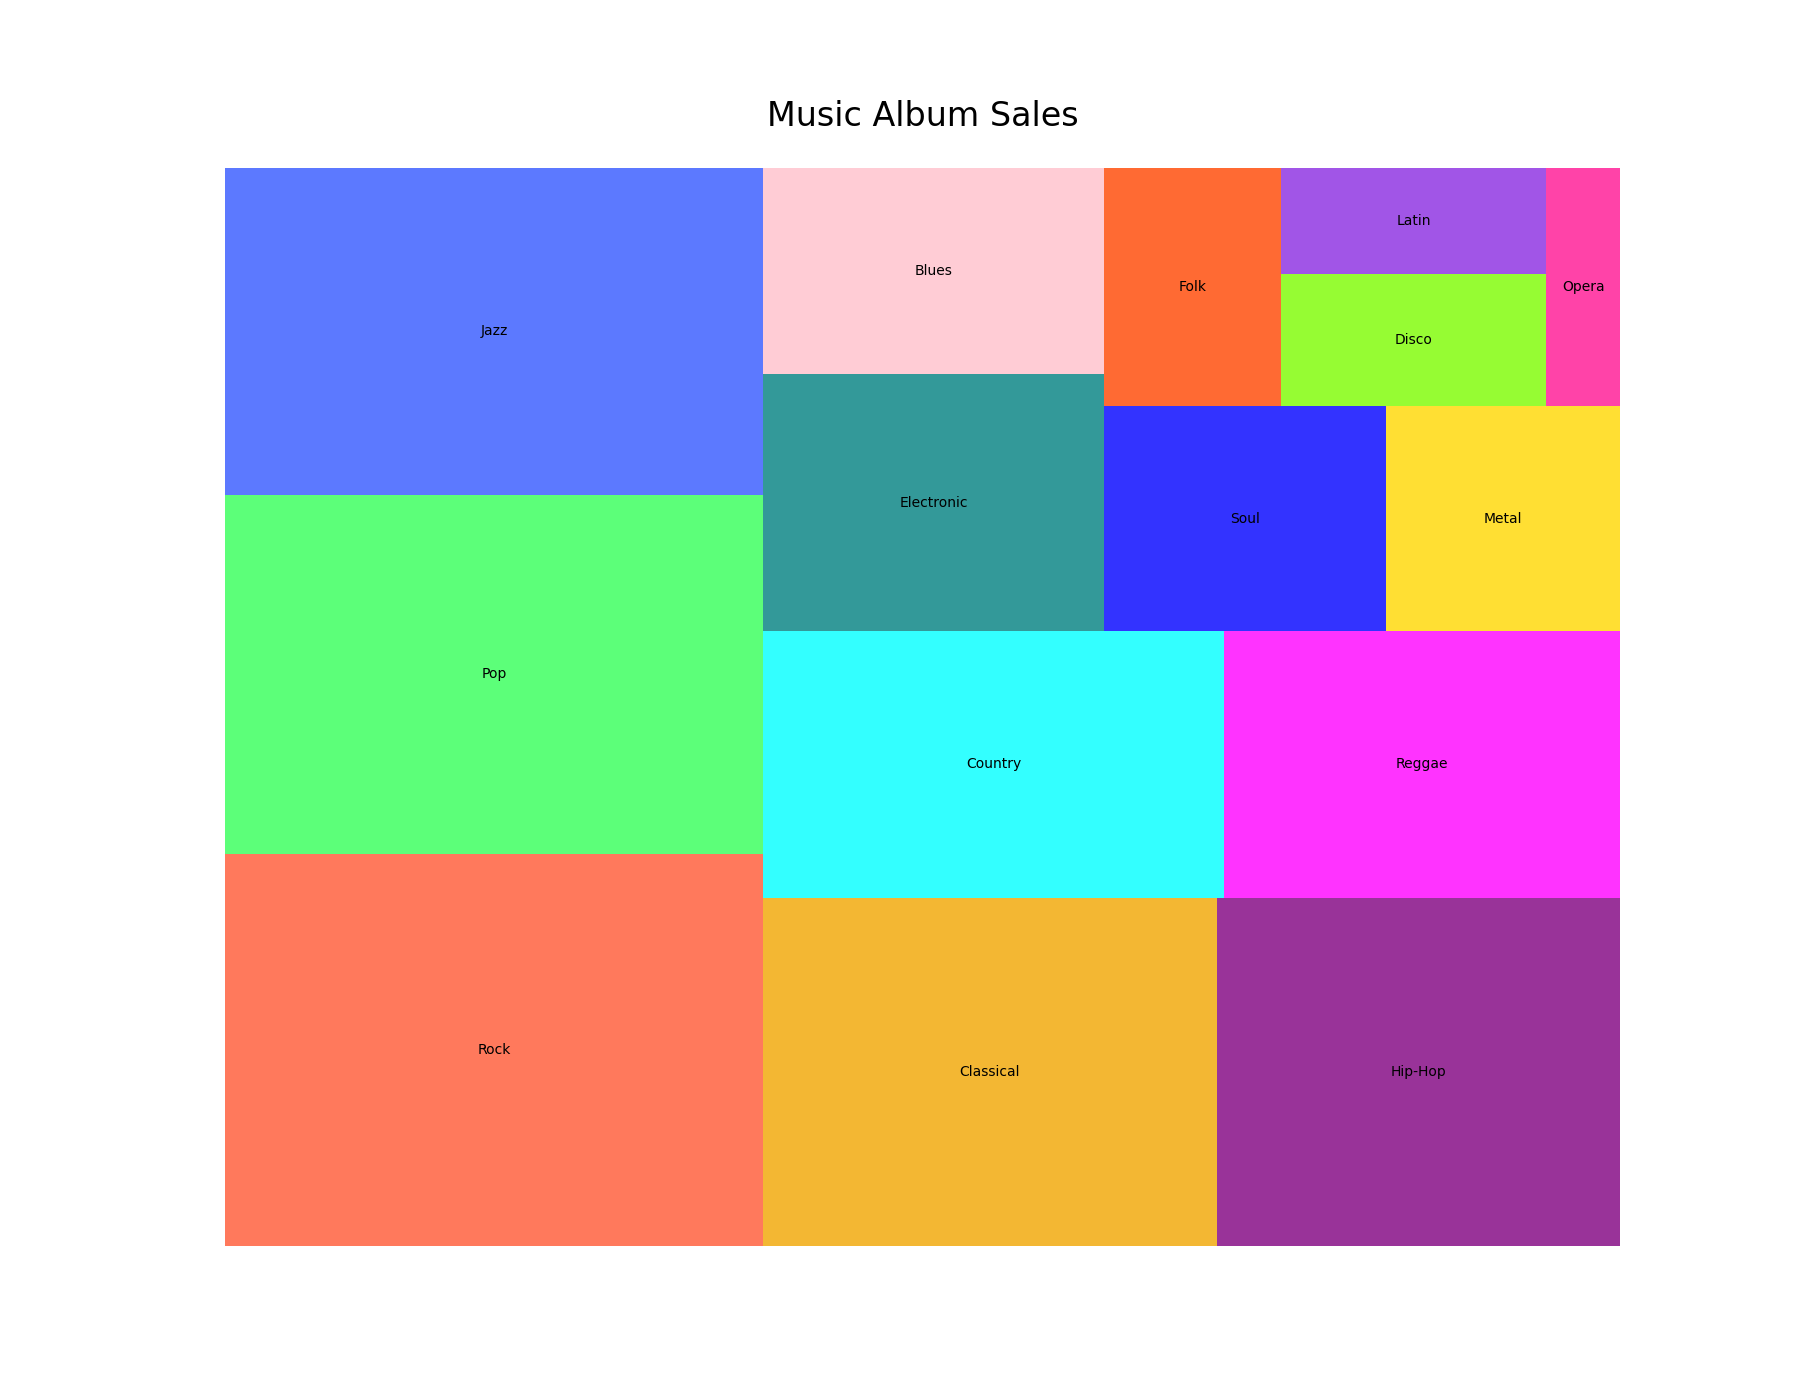

Write the Python code that produced this figure.

import matplotlib.pyplot as plt
import pandas as pd
import squarify

data = {
    'Item': ['Rock', 'Pop', 'Jazz', 'Classical', 'Hip-Hop', 'Country', 'Reggae', 
             'Electronic', 'Blues', 'Soul', 'Metal', 'Folk', 'Disco', 'Latin', 'Opera'],
    'Quantity': [60, 55, 50, 45, 40, 35, 30, 25, 20, 18, 15, 12, 10, 8, 5]
}

df = pd.DataFrame(data)

colors = ['#FF5733', '#33FF57', '#3357FF', '#F0A500', '#800080', '#00FFFF', 
          '#FF00FF', '#008080', '#FFC0CB', '#0000FF', '#FFD700', '#FF4500', 
          '#7CFC00', '#8A2BE2', '#FF1493']

fig = plt.figure(figsize=(18, 14))
ax = fig.add_subplot(111, aspect="auto")

squarify.plot(sizes=df['Quantity'], label=df['Item'], color=colors, alpha=0.8)

plt.title('Music Album Sales', fontsize=24, pad=30)

plt.axis('off')

plt.show()
